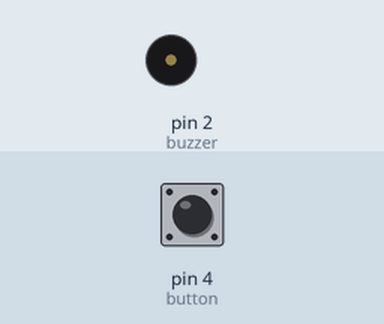
Bench run of a sketch on a simulated Arduino Uno, built with avr-gcc and run on an emulated ATmega328P. Parts: buzzer (waves = sounding). Inputs (shaded band) come from the test bench; at power-on: pin 4 (button) LOW. What the sketch prints to the serial monitor is not drawn.

Above: at 1.2 s.
1.3 s: pin 4 (button) pulled HIGH for 3.2 s
At 1.7 s:
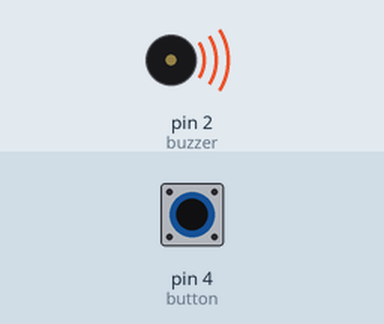
Timing chart, 0 to 5.8 s (numbered marks = the images above; inputs shaded):
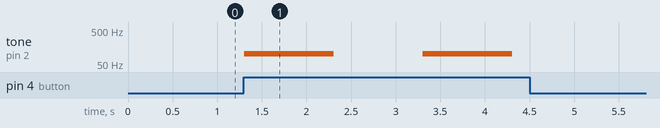

Measured:
- after the input at 1.3 s, tone on pin 2 (buzzer): alternates 100 Hz for 1.0 s and silent for 1.0 s, 4 changes in all, then stays silent, starting at once

The sketch:

training15_buzzer_with_button.ino
```cpp
const int button = 4;
const int buzzer = 2;
int buttonState = 0;

void setup() {
  pinMode(button,INPUT);
  pinMode(buzzer, OUTPUT); // Ustaw głośnik jako wyjście.
  Serial.begin(9600);
}

void loop() {
   buttonState = digitalRead(button);
   Serial.println(buttonState);
   if (buttonState == HIGH) {
    tone(buzzer, 100); // Wydaje dźwięk o czestotliwości 1KHz
    delay(1000);
    noTone(buzzer); // Wyłącz to wycie...
    delay(1000);
  }
}
```
